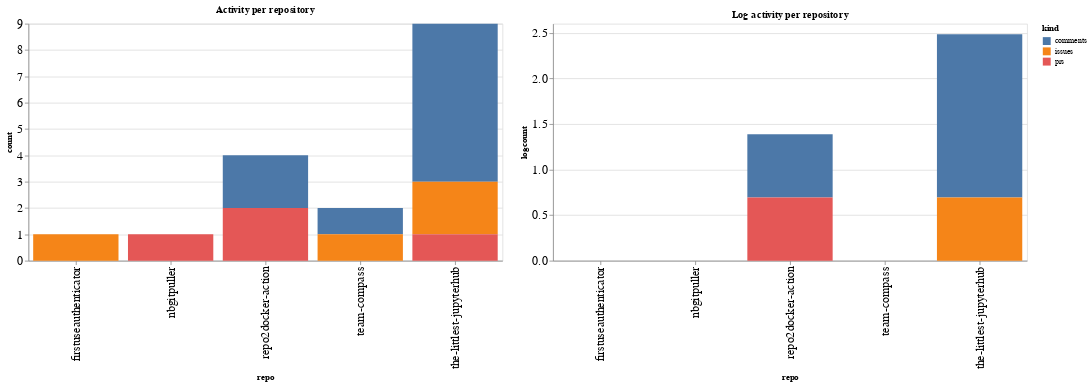

The notebook cell saved with this chart:
### Code cell
ch1 = alt.Chart(repo_summaries, width=600, title="Activity per repository").mark_bar().encode(
    x='repo',
    y='count',
    color='kind',
    tooltip="kind"
)

ch2 = alt.Chart(repo_summaries, width=600, title="Log activity per repository").mark_bar().encode(
    x='repo',
    y='logcount',
    color='kind',
    tooltip="kind"
)

ch1 | ch2

### Figure 1 — Vega-Lite specification as saved in the notebook (floating-point values rounded to 4 significant figures)
{"config": {"axisLeft": {"labelFontSize": 15}, "axisBottom": {"labelFontSize": 15}}, "hconcat": [{"mark": "bar", "encoding": {"color": {"type": "nominal", "field": "kind"}, "tooltip": {"type": "nominal", "field": "kind"}, "x": {"type": "nominal", "field": "repo"}, "y": {"type": "quantitative", "field": "count"}}, "title": "Activity per repository", "width": 600}, {"mark": "bar", "encoding": {"color": {"type": "nominal", "field": "kind"}, "tooltip": {"type": "nominal", "field": "kind"}, "x": {"type": "nominal", "field": "repo"}, "y": {"type": "quantitative", "field": "logcount"}}, "title": "Log activity per repository", "width": 600}], "data": {"name": "data-09e89b4e14cab432e93dbec5b68759da"}, "$schema": "https://vega.github.io/schema/vega-lite/v4.8.1.json", "datasets": {"data-09e89b4e14cab432e93dbec5b68759da": [{"repo": "firstuseauthenticator", "kind": "issues", "count": 1, "logcount": 0.0}, {"repo": "nbgitpuller", "kind": "prs", "count": 1, "logcount": 0.0}, {"repo": "repo2docker-action", "kind": "comments", "count": 2, "logcount": 0.6931}, {"repo": "repo2docker-action", "kind": "prs", "count": 2, "logcount": 0.6931}, {"repo": "team-compass", "kind": "comments", "count": 1, "logcount": 0.0}, {"repo": "team-compass", "kind": "issues", "count": 1, "logcount": 0.0}, {"repo": "the-littlest-jupyterhub", "kind": "comments", "count": 6, "logcount": 1.792}, {"repo": "the-littlest-jupyterhub", "kind": "issues", "count": 2, "logcount": 0.6931}, {"repo": "the-littlest-jupyterhub", "kind": "prs", "count": 1, "logcount": 0.0}]}}
